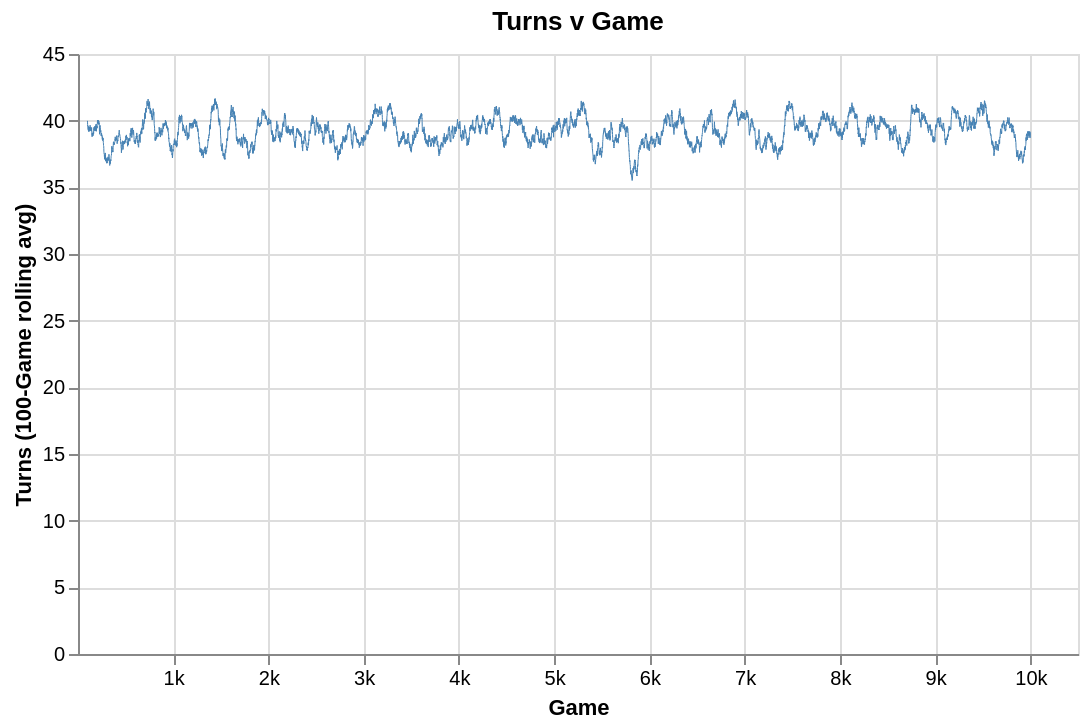
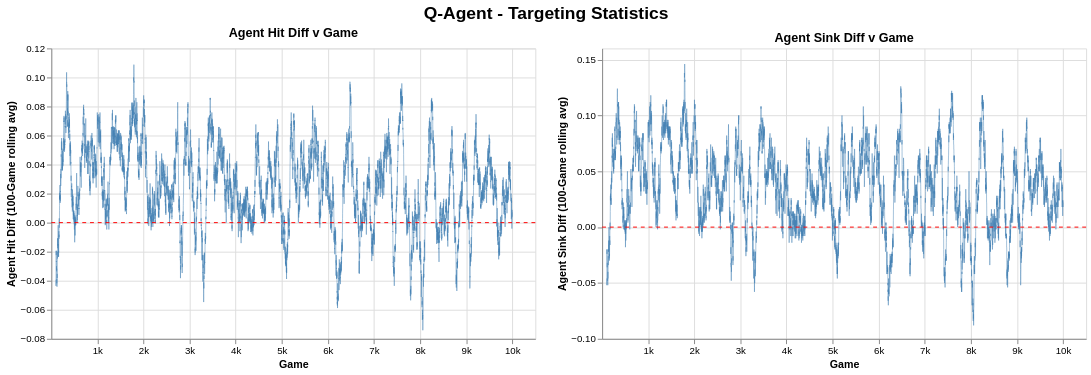

These figures' notebook cell, in order:
### Code cell
STAT_WINDOW = 100

zero_rule = (
    alt.Chart(pl.DataFrame({"y": [0]}))
    .mark_rule(strokeDash=[4, 4], color="red")
    .encode(y="y:Q")
)

turns_chart = make_chart(
    q_agent_df,
    "turns",
    arg_col="game",
    window_size=STAT_WINDOW,
    stroke=0.5,
)
hits_chart = (
    make_chart(
        q_agent_df,
        "agent_hit_diff",
        arg_col="game",
        window_size=STAT_WINDOW,
        stroke=0.5,
    )
    + zero_rule
)
sinks_chart = (
    make_chart(
        q_agent_df,
        "agent_sink_diff",
        arg_col="game",
        window_size=STAT_WINDOW,
        stroke=0.5,
    )
    + zero_rule
)

c = turns_chart
c.save(IMG_DIR / "q_agent_turns.png", ppi=300, scale_factor=2)
c.show()

title = alt.TitleParams("Q-Agent - Targeting Statistics", anchor="middle", fontSize=18)
c = (hits_chart | sinks_chart).resolve_scale(y="independent").properties(title=title)
c.save(IMG_DIR / "q_agent_targeting_stats.png", ppi=300, scale_factor=2)
c.show()

### Figure 1 — Vega specification as saved in the notebook (floating-point values rounded to 4 significant figures; data arrays with more than 128 entries replaced by an {"elided": "..."} marker saying what was removed)
{"$schema": "https://vega.github.io/schema/vega/v6.json", "data": [{"name": "source_0", "values": {"elided": "10000 records"}}, {"name": "source_0_x_domain_game", "values": [{"min": 1, "max": 10000}]}, {"name": "source_0_y_domain_turns_rolling", "values": [{"min": 35.51, "max": 41.66}]}], "marks": [{"type": "line", "name": "marks", "from": {"data": "source_0"}, "sort": {"field": "x"}, "encode": {"update": {"x": {"field": "game", "scale": "x"}, "defined": {"signal": "isValid(datum[\"game\"]) && isFinite(+datum[\"game\"]) && isValid(datum[\"turns_rolling\"]) && isFinite(+datum[\"turns_rolling\"])"}, "y": {"field": "turns_rolling", "scale": "y"}, "strokeWidth": {"value": 0.5}, "stroke": {"value": "steelblue"}}}, "style": ["line"]}], "scales": [{"name": "x", "type": "linear", "domain": [{"signal": "(data(\"source_0_x_domain_game\")[0] || {}).min"}, {"signal": "(data(\"source_0_x_domain_game\")[0] || {}).max"}], "range": [0, {"signal": "width"}], "domainMax": 10500, "zero": false}, {"name": "y", "type": "linear", "domain": [{"signal": "(data(\"source_0_y_domain_turns_rolling\")[0] || {}).min"}, {"signal": "(data(\"source_0_y_domain_turns_rolling\")[0] || {}).max"}], "range": [{"signal": "height"}, 0], "zero": true, "nice": true}], "axes": [{"scale": "x", "grid": true, "ticks": false, "zindex": 0, "labels": false, "orient": "bottom", "tickCount": {"signal": "ceil(width/40)"}, "maxExtent": 0, "minExtent": 0, "aria": false, "gridScale": "y", "domain": false}, {"scale": "y", "ticks": false, "gridScale": "x", "domain": false, "labels": false, "aria": false, "minExtent": 0, "tickCount": {"signal": "ceil(height/40)"}, "grid": true, "zindex": 0, "orient": "left", "maxExtent": 0}, {"scale": "x", "title": "Game", "grid": false, "encode": {"labels": {"update": {"text": {"signal": "datum.value / 1000 + 'k'"}}}}, "orient": "bottom", "tickCount": {"signal": "ceil(width/40)"}, "labelOverlap": true, "labelFlush": true, "zindex": 0}, {"scale": "y", "zindex": 0, "grid": false, "orient": "left", "title": "Turns (100-Game rolling avg)", "labelOverlap": true, "tickCount": {"signal": "ceil(height/40)"}}], "title": {"text": "Turns v Game", "frame": "group"}, "width": 500, "height": 300, "style": "cell", "background": "white", "padding": 5}

### Figure 2 — Vega specification as saved in the notebook (floating-point values rounded to 4 significant figures; data arrays with more than 128 entries replaced by an {"elided": "..."} marker saying what was removed)
{"$schema": "https://vega.github.io/schema/vega/v6.json", "data": [{"name": "source_0", "values": {"elided": "10000 records"}}, {"name": "source_2", "values": {"elided": "10000 records"}}, {"name": "source_1", "values": [{"y": 0}]}, {"name": "source_3", "values": [{"y": 0}]}, {"name": "source_0_concat_0_x_domain_game", "values": [{"min": 1, "max": 10000}]}, {"name": "source_2_concat_1_x_domain_game", "values": [{"min": 1, "max": 10000}]}], "signals": [{"name": "childWidth", "value": 500}], "marks": [{"type": "group", "name": "concat_0_group", "encode": {"update": {"width": {"signal": "childWidth"}, "height": {"signal": "height"}}}, "marks": [{"type": "line", "name": "concat_0_layer_0_marks", "from": {"data": "source_0"}, "sort": {"field": "x"}, "encode": {"update": {"stroke": {"value": "steelblue"}, "defined": {"signal": "isValid(datum[\"game\"]) && isFinite(+datum[\"game\"]) && isValid(datum[\"agent_hit_diff_rolling\"]) && isFinite(+datum[\"agent_hit_diff_rolling\"])"}, "x": {"field": "game", "scale": "concat_0_x"}, "y": {"field": "agent_hit_diff_rolling", "scale": "concat_0_y"}, "strokeWidth": {"value": 0.5}}}, "style": ["line"]}, {"type": "rule", "name": "concat_0_layer_1_marks", "from": {"data": "source_1"}, "encode": {"update": {"strokeDash": {"value": [4, 4]}, "stroke": {"value": "red"}, "x": {"field": {"signal": null, "datum": null, "group": "width", "parent": null}}, "y": {"field": "y", "scale": "concat_0_y"}, "x2": {"value": 0}}}, "style": ["rule"]}], "axes": [{"scale": "concat_0_x", "orient": "bottom", "grid": true, "tickCount": {"signal": "ceil(childWidth/40)"}, "domain": false, "maxExtent": 0, "minExtent": 0, "ticks": false, "gridScale": "concat_0_y", "zindex": 0, "labels": false, "aria": false}, {"scale": "concat_0_y", "tickCount": {"signal": "ceil(height/40)"}, "zindex": 0, "aria": false, "gridScale": "concat_0_x", "orient": "left", "maxExtent": 0, "labels": false, "grid": true, "minExtent": 0, "domain": false, "ticks": false}, {"scale": "concat_0_x", "title": "Game", "zindex": 0, "tickCount": {"signal": "ceil(childWidth/40)"}, "encode": {"labels": {"update": {"text": {"signal": "datum.value / 1000 + 'k'"}}}}, "grid": false, "labelFlush": true, "orient": "bottom", "labelOverlap": true}, {"scale": "concat_0_y", "orient": "left", "grid": false, "title": "Agent Hit Diff (100-Game rolling avg)", "labelOverlap": true, "tickCount": {"signal": "ceil(height/40)"}, "zindex": 0}], "title": {"text": "Agent Hit Diff v Game", "frame": "group"}, "style": "cell"}, {"type": "group", "name": "concat_1_group", "encode": {"update": {"width": {"signal": "childWidth"}, "height": {"signal": "height"}}}, "marks": [{"type": "line", "name": "concat_1_layer_0_marks", "from": {"data": "source_2"}, "sort": {"field": "x"}, "encode": {"update": {"strokeWidth": {"value": 0.5}, "x": {"field": "game", "scale": "concat_1_x"}, "y": {"field": "agent_sink_diff_rolling", "scale": "concat_1_y"}, "defined": {"signal": "isValid(datum[\"game\"]) && isFinite(+datum[\"game\"]) && isValid(datum[\"agent_sink_diff_rolling\"]) && isFinite(+datum[\"agent_sink_diff_rolling\"])"}, "stroke": {"value": "steelblue"}}}, "style": ["line"]}, {"type": "rule", "name": "concat_1_layer_1_marks", "from": {"data": "source_3"}, "encode": {"update": {"x2": {"value": 0}, "stroke": {"value": "red"}, "strokeDash": {"value": [4, 4]}, "x": {"field": {"signal": null, "datum": null, "group": "width", "parent": null}}, "y": {"field": "y", "scale": "concat_1_y"}}}, "style": ["rule"]}], "axes": [{"scale": "concat_1_x", "tickCount": {"signal": "ceil(childWidth/40)"}, "ticks": false, "aria": false, "grid": true, "zindex": 0, "orient": "bottom", "domain": false, "gridScale": "concat_1_y", "maxExtent": 0, "minExtent": 0, "labels": false}, {"scale": "concat_1_y", "orient": "left", "gridScale": "concat_1_x", "domain": false, "grid": true, "maxExtent": 0, "tickCount": {"signal": "ceil(height/40)"}, "minExtent": 0, "labels": false, "aria": false, "zindex": 0, "ticks": false}, {"scale": "concat_1_x", "grid": false, "title": "Game", "orient": "bottom", "labelOverlap": true, "tickCount": {"signal": "ceil(childWidth/40)"}, "encode": {"labels": {"update": {"text": {"signal": "datum.value / 1000 + 'k'"}}}}, "zindex": 0, "labelFlush": true}, {"scale": "concat_1_y", "tickCount": {"signal": "ceil(height/40)"}, "orient": "left", "grid": false, "labelOverlap": true, "zindex": 0, "title": "Agent Sink Diff (100-Game rolling avg)"}], "title": {"text": "Agent Sink Diff v Game", "frame": "group"}, "style": "cell"}], "scales": [{"name": "concat_0_x", "type": "linear", "domain": [{"signal": "(data(\"source_0_concat_0_x_domain_game\")[0] || {}).min"}, {"signal": "(data(\"source_0_concat_0_x_domain_game\")[0] || {}).max"}], "range": [0, {"signal": "childWidth"}], "domainMax": 10500, "zero": false}, {"name": "concat_0_y", "type": "linear", "domain": {"fields": [{"data": "source_0", "field": "agent_hit_diff_rolling"}, {"data": "source_1", "field": "y"}]}, "range": [{"signal": "height"}, 0], "nice": true, "zero": true}, {"name": "concat_1_x", "type": "linear", "domain": [{"signal": "(data(\"source_2_concat_1_x_domain_game\")[0] || {}).min"}, {"signal": "(data(\"source_2_concat_1_x_domain_game\")[0] || {}).max"}], "range": [0, {"signal": "childWidth"}], "zero": false, "domainMax": 10500}, {"name": "concat_1_y", "type": "linear", "domain": {"fields": [{"data": "source_2", "field": "agent_sink_diff_rolling"}, {"data": "source_3", "field": "y"}]}, "range": [{"signal": "height"}, 0], "zero": true, "nice": true}], "title": {"text": "Q-Agent - Targeting Statistics", "anchor": "middle", "fontSize": 18}, "padding": 5, "background": "white", "height": 300, "layout": {"padding": 20, "bounds": "full", "align": "each"}}
